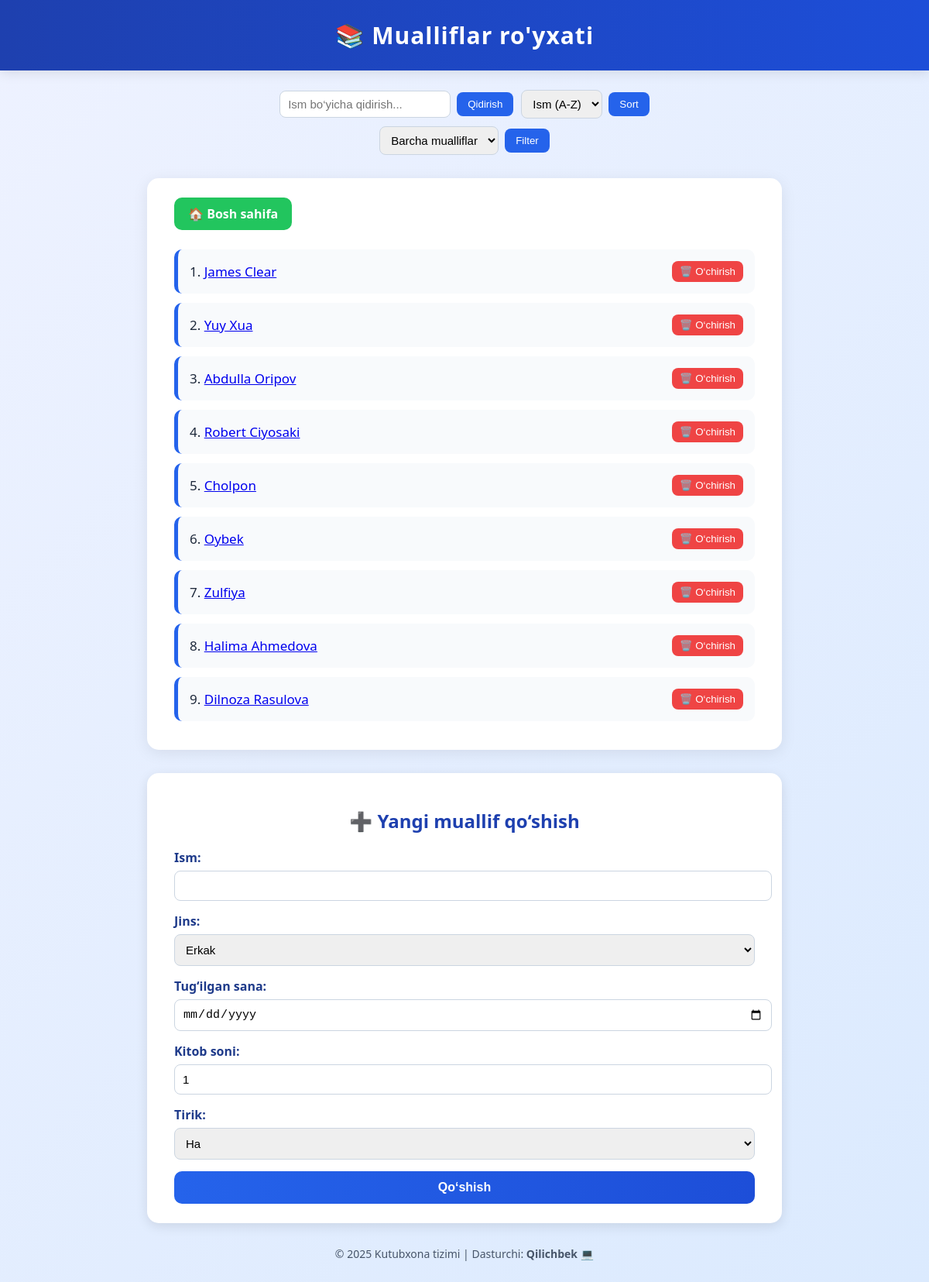
The page /mualliflar/ on the database as committed earlier.
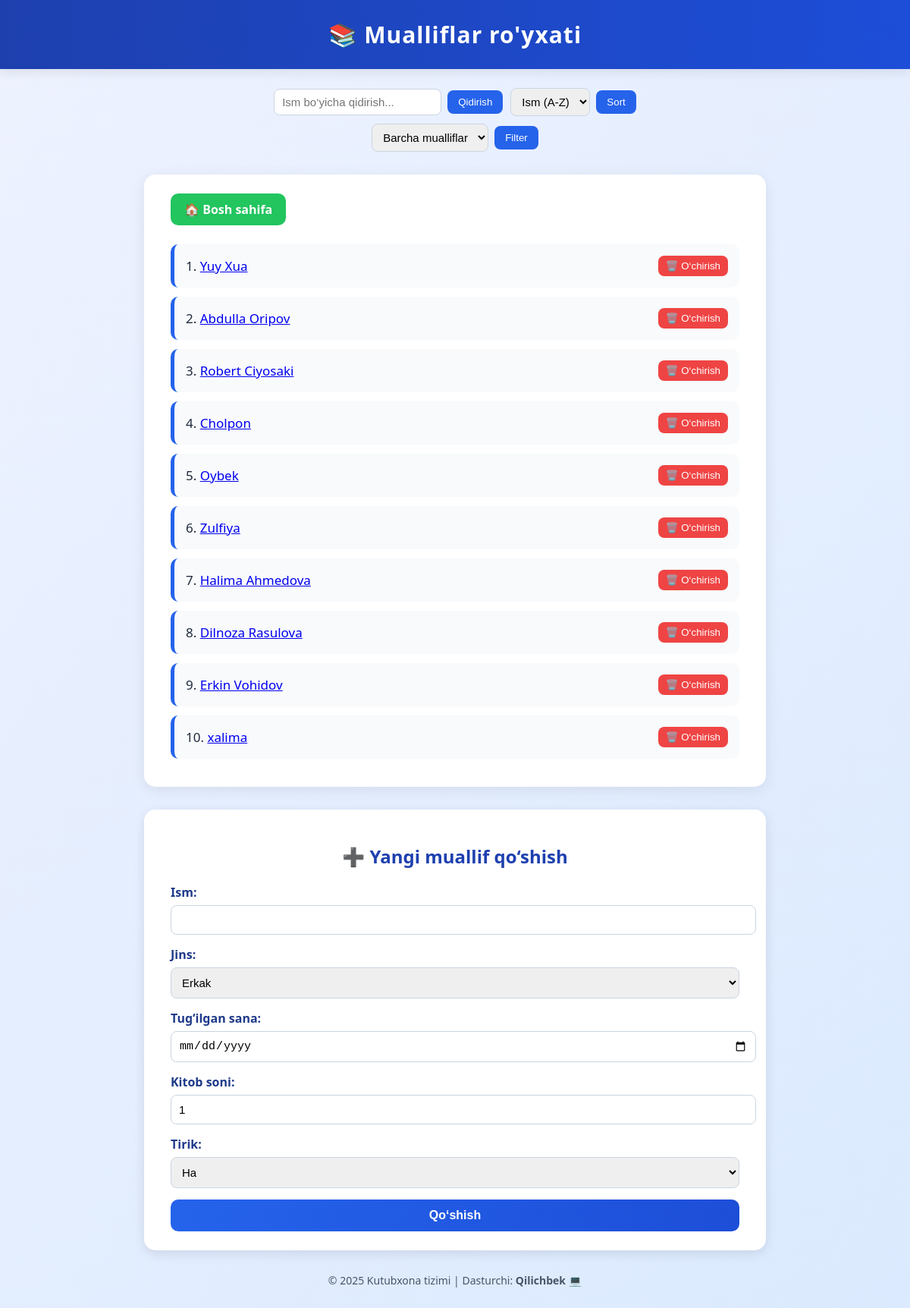
The same page on the database as committed later.
### main/models.py (models this page shows, shortened)
class Muallif(models.Model):
    objects: models.Manager['Muallif']  # type hint (IDE uchun)
    class JINS_CHOICES(models.TextChoices):
        ERKAK = "Erkak","Erkak"
        AYOL = "Ayol", "Ayol"
    ism = models.CharField(max_length=255)
    jins = models.CharField(max_length=20, choices=JINS_CHOICES.choices)
    t_sana = models.DateField(blank=True, null=True)
    kitob_soni = models.PositiveSmallIntegerField(default=1)
    tirik = models.BooleanField(default=False)
    class Meta:
        verbose_name_plural = 'Mualliflar'

### main/views.py (the view, shortened to what this page needs)
# urls.py: path('mualliflar/', mualliflar_view),
def mualliflar_view(request):
    mualliflar = Muallif.objects.all()
    search = request.GET.get('search')
    if search:
        mualliflar = mualliflar.filter(ism__contains=search)
    order = request.GET.get('order')
    if order:
        mualliflar = mualliflar.order_by(order)
    kurs = request.GET.get('kurs')
    if kurs:
        mualliflar = mualliflar.filter(kurs=kurs)
    context = {
        'mualliflar': mualliflar,
        'search': search,
        'order': order,
        'kurs':mualliflar,
    }
    return render(request, 'mualliflar.html', context)

### templates/mualliflar.html (shortened to what this page needs)
<!DOCTYPE html>
<html lang="uz">
<head>
</head>
<body>
    <header>
        <h1>📚 Mualliflar ro'yxati</h1>
    </header>
    <div class="filters">
        <form>
            <input type="text" name="search" placeholder="Ism bo‘yicha qidirish...">
            <button>Qidirish</button>
        </form>
        <form>
            <select name="order">
                <option value="ism">Ism (A-Z)</option>
            </select>
            <button>Sort</button>
        </form>
        <form method="get">
            <select name="filter">
                <option value="">Barcha mualliflar</option>
            </select>
            <button type="submit">Filter</button>
        </form>
    </div>
    <main>
        <a class="home-link" href="/">🏠 Bosh sahifa</a>
        <div class="authors">
            {% for muallif in mualliflar %}
                <div class="author-item">
                    <div class="author-info">
                        {{ forloop.counter }}.
                        <a href="/mualliflar/{{ muallif.id }}/">{{ muallif.ism }}</a>
                    </div>
                    <a href="/mualliflar/{{ muallif.id }}/delete/confirm/">
                        <button class="delete-btn">🗑️ O‘chirish</button>
                    </a>
                </div>
            {% empty %}
                <p>📖 Hozircha hech qanday muallif yo‘q.</p>
            {% endfor %}
        </div>
    </main>
    <section class="add-form">
        <h2>➕ Yangi muallif qo‘shish</h2>
        <form method="post">
            <label for="ism">Ism:</label>
            <input id="ism" type="text" name="ism" required>
            <label for="jins">Jins:</label>
            <select id="jins" name="jins" required>
                <option value="Erkak">Erkak</option>
            </select>
            <label for="t_sana">Tug‘ilgan sana:</label>
            <input id="t_sana" type="date" name="t_sana">
            <label for="kitob_soni">Kitob soni:</label>
            <input id="kitob_soni" type="number" name="kitob_soni" value="1" min="1">
            <label for="tirik">Tirik:</label>
            <select id="tirik" name="tirik">
                <option value="True">Ha</option>
            </select>
            <button type="submit">Qo‘shish</button>
        </form>
    </section>
    <footer>
        © 2025 Kutubxona tizimi | Dasturchi: <strong>Qilichbek</strong> 💻
    </footer>
</body>
</html>

Rows that differ between the two databases and show on the page:
removed Muallif: ism "James Clear"
added Muallif: ism "Erkin Vohidov"
added Muallif: ism "xalima"
